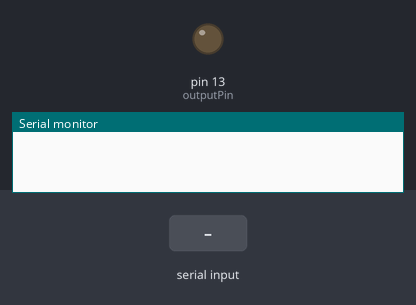
A sketch run on a simulated Arduino Uno, built with avr-gcc and run on an emulated ATmega328P. On the bench: output pins drawn as LEDs (lit = HIGH), the last lines printed to the serial monitor. The test bench sets the inputs (shaded band).

Above: at 1.2 s.
1.3 s: byte 1 (0x01) received over Serial
At 1.8 s:
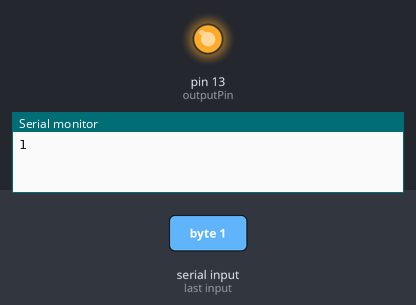
Timing chart, 0 to 4.3 s (numbered marks = the images above; inputs shaded):
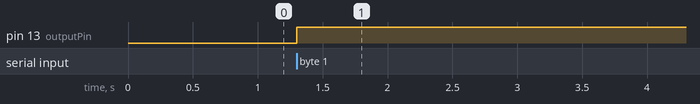

The sketch:

serialTest.ino
```cpp
const int outputPin = 13;

void setup() {
  pinMode(outputPin, OUTPUT);
  Serial.begin(9600);

}

void loop() {
  if ( Serial.available() > 0 ) {
    int incomingByte = Serial.read();
    Serial.println(incomingByte);

    if ( incomingByte == 0x01 ) {
      digitalWrite( outputPin, HIGH );
    }
    else if ( incomingByte == 0x00 ) {
      digitalWrite( outputPin, LOW );
    }
  }
}
```

Measured:
- after the input at 1.3 s, pin 13 (outputPin): LOW → HIGH at once
